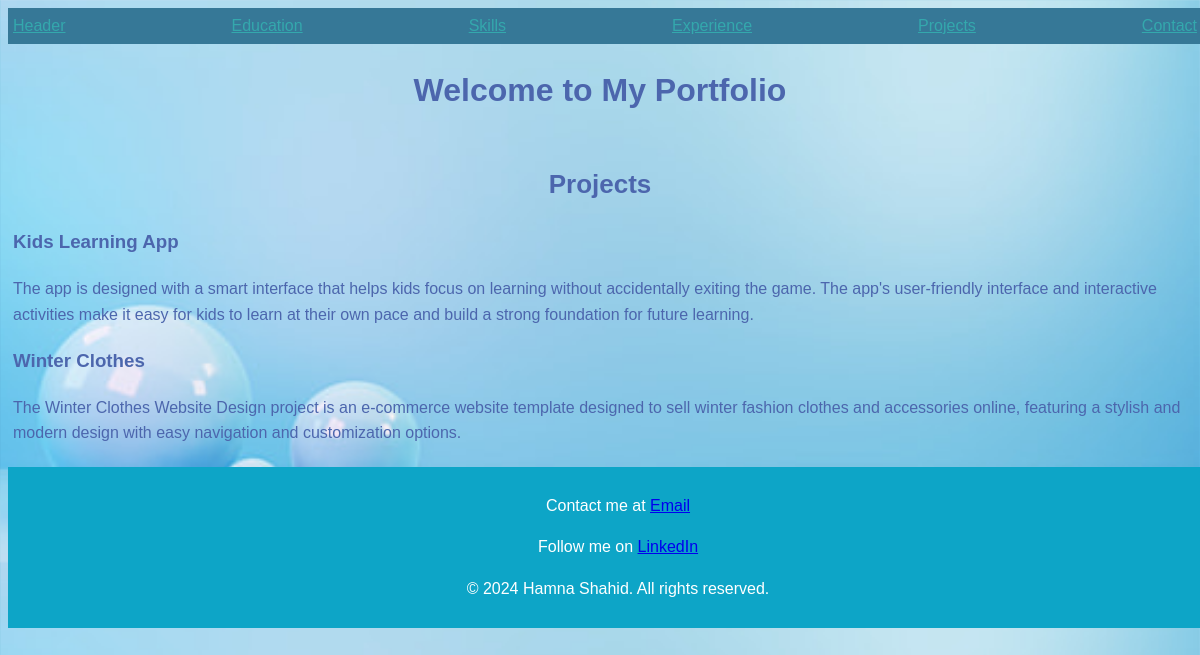
/projects/, run on the app's committed database.
### portfolio/models.py (models this page shows, shortened)
class Project(models.Model):
    objects = None
    title = models.CharField(max_length=255)
    description = models.TextField()

### portfolio/views.py (the view)
# urls.py: path('projects/', views.project_list, name='projects'),
def project_list(request):
    projects = Project.objects.all()
    context = {
        'projects': projects
    }
    return render(request, 'project.html', context)

### template/project.html (shortened to what this page needs)
{% extends 'base.html' %}
{% block content %}
    <section>
        <h2 style="text-align: center; font-size: 26px;">Projects</h2>
        {% for project in projects %}
            <article>
                <h3>{{ project.title }}</h3>
                <p>{{ project.description }}</p>
            </article>
        {% endfor %}
    </section>
{% endblock %}

### data on the page
Project: title "Kids Learning App", description "The app is designed with a smart interface that helps kids focus on learning without accidentally exiting the game. The app's user-friendly interface and interactive activities make it easy for kids to learn at their own pace and build a strong foundation for future learning."
Project: title "Winter Clothes", description "The Winter Clothes Website Design project is an e-commerce website template designed to sell winter fashion clothes and accessories online, featuring a stylish and modern design with easy navigation and customization options."
